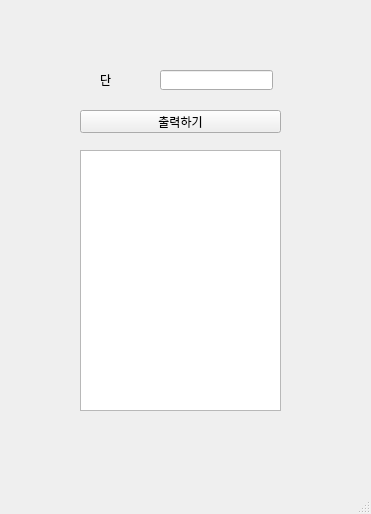
<?xml version="1.0" encoding="UTF-8"?>
<ui version="4.0">
 <class>MainWindow</class>
 <widget class="QMainWindow" name="MainWindow">
  <property name="geometry">
   <rect>
    <x>0</x>
    <y>0</y>
    <width>371</width>
    <height>514</height>
   </rect>
  </property>
  <property name="windowTitle">
   <string>MainWindow</string>
  </property>
  <widget class="QWidget" name="centralwidget">
   <widget class="QLabel" name="lbl">
    <property name="geometry">
     <rect>
      <x>100</x>
      <y>70</y>
      <width>41</width>
      <height>20</height>
     </rect>
    </property>
    <property name="text">
     <string>단</string>
    </property>
   </widget>
   <widget class="QLineEdit" name="le">
    <property name="geometry">
     <rect>
      <x>160</x>
      <y>70</y>
      <width>113</width>
      <height>20</height>
     </rect>
    </property>
   </widget>
   <widget class="QPushButton" name="pb">
    <property name="geometry">
     <rect>
      <x>80</x>
      <y>110</y>
      <width>201</width>
      <height>23</height>
     </rect>
    </property>
    <property name="text">
     <string>출력하기</string>
    </property>
   </widget>
   <widget class="QTextEdit" name="te">
    <property name="geometry">
     <rect>
      <x>80</x>
      <y>150</y>
      <width>201</width>
      <height>261</height>
     </rect>
    </property>
   </widget>
  </widget>
  <widget class="QMenuBar" name="menubar">
   <property name="geometry">
    <rect>
     <x>0</x>
     <y>0</y>
     <width>371</width>
     <height>21</height>
    </rect>
   </property>
  </widget>
  <widget class="QStatusBar" name="statusbar"/>
 </widget>
 <resources/>
 <connections/>
</ui>
